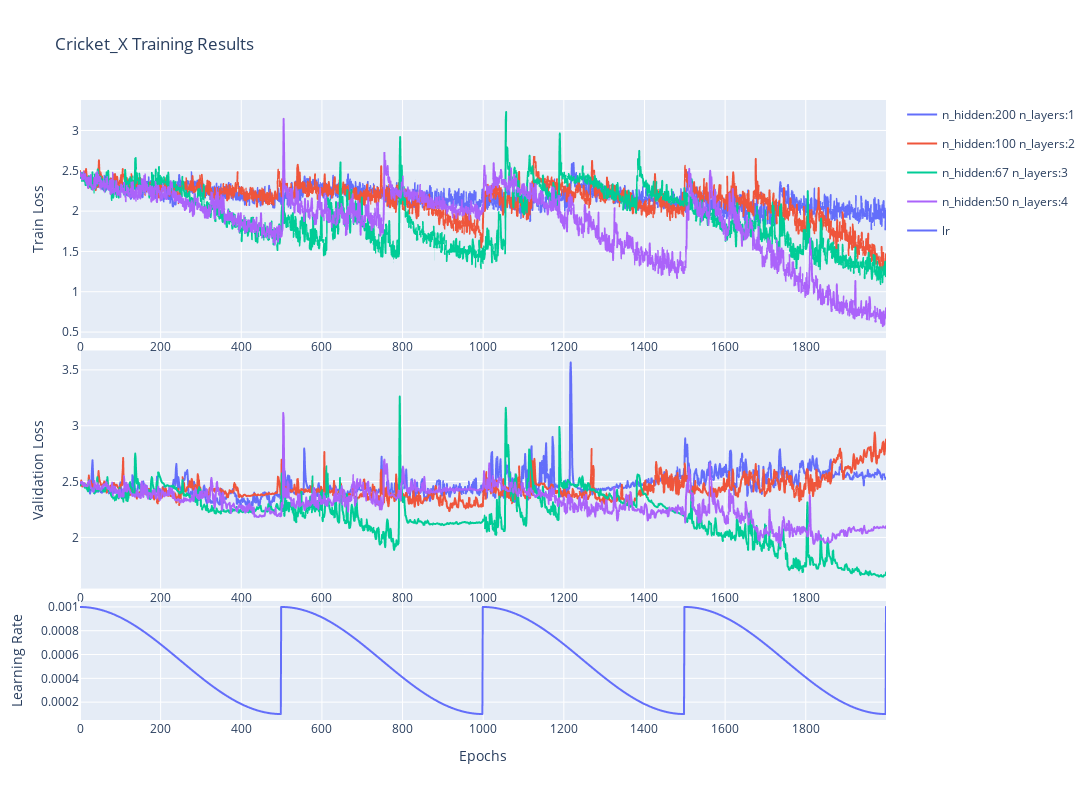

This figure's notebook cell:
### Code cell
# getting training data from log files
log_files = [
    "../pytorch/logs/LSTM_PosEnc 04_25_2024_14:27:22 Cricket_X.csv",
    "../pytorch/logs/LSTM_PosEnc 04_25_2024_14:39:50 Cricket_X.csv",
    "../pytorch/logs/LSTM_PosEnc 04_25_2024_14:52:34 Cricket_X.csv",
    "../pytorch/logs/LSTM_PosEnc 04_25_2024_15:01:17 Cricket_X.csv"
]

legend = ['n_hidden:200 n_layers:1', 'n_hidden:100 n_layers:2', 'n_hidden:67 n_layers:3', 'n_hidden:50 n_layers:4']


plot_loss(log_files, legend, "Cricket_X")

### Figure 1 — Plotly figure (JSON) as saved in the notebook; plotly's stock layout.template omitted (floating-point values rounded to 4 significant figures; data arrays with more than 128 entries replaced by an {"elided": "..."} marker saying what was removed)
{"data": [{"hovertemplate": "variable=n_hidden:200 n_layers:1<br>index=%{x}<br>value=%{y}<extra></extra>", "legendgroup": "n_hidden:200 n_layers:1", "line": {"color": "#636efa", "dash": "solid"}, "marker": {"symbol": "circle"}, "mode": "lines", "name": "n_hidden:200 n_layers:1", "showlegend": true, "type": "scattergl", "x": {"elided": "2000 int values"}, "xaxis": "x", "y": {"elided": "2000 float values"}, "yaxis": "y"}, {"hovertemplate": "variable=n_hidden:200 n_layers:1<br>index=%{x}<br>value=%{y}<extra></extra>", "legendgroup": "n_hidden:200 n_layers:1", "line": {"color": "#636efa", "dash": "solid"}, "marker": {"symbol": "circle"}, "mode": "lines", "name": "n_hidden:200 n_layers:1", "showlegend": false, "type": "scattergl", "x": {"elided": "2000 int values"}, "xaxis": "x2", "y": {"elided": "2000 float values"}, "yaxis": "y2"}, {"hovertemplate": "variable=n_hidden:100 n_layers:2<br>index=%{x}<br>value=%{y}<extra></extra>", "legendgroup": "n_hidden:100 n_layers:2", "line": {"color": "#EF553B", "dash": "solid"}, "marker": {"symbol": "circle"}, "mode": "lines", "name": "n_hidden:100 n_layers:2", "showlegend": true, "type": "scattergl", "x": {"elided": "2000 int values"}, "xaxis": "x", "y": {"elided": "2000 float values"}, "yaxis": "y"}, {"hovertemplate": "variable=n_hidden:100 n_layers:2<br>index=%{x}<br>value=%{y}<extra></extra>", "legendgroup": "n_hidden:100 n_layers:2", "line": {"color": "#EF553B", "dash": "solid"}, "marker": {"symbol": "circle"}, "mode": "lines", "name": "n_hidden:100 n_layers:2", "showlegend": false, "type": "scattergl", "x": {"elided": "2000 int values"}, "xaxis": "x2", "y": {"elided": "2000 float values"}, "yaxis": "y2"}, {"hovertemplate": "variable=n_hidden:67 n_layers:3<br>index=%{x}<br>value=%{y}<extra></extra>", "legendgroup": "n_hidden:67 n_layers:3", "line": {"color": "#00cc96", "dash": "solid"}, "marker": {"symbol": "circle"}, "mode": "lines", "name": "n_hidden:67 n_layers:3", "showlegend": true, "type": "scattergl", "x": {"elided": "2000 int values"}, "xaxis": "x", "y": {"elided": "2000 float values"}, "yaxis": "y"}, {"hovertemplate": "variable=n_hidden:67 n_layers:3<br>index=%{x}<br>value=%{y}<extra></extra>", "legendgroup": "n_hidden:67 n_layers:3", "line": {"color": "#00cc96", "dash": "solid"}, "marker": {"symbol": "circle"}, "mode": "lines", "name": "n_hidden:67 n_layers:3", "showlegend": false, "type": "scattergl", "x": {"elided": "2000 int values"}, "xaxis": "x2", "y": {"elided": "2000 float values"}, "yaxis": "y2"}, {"hovertemplate": "variable=n_hidden:50 n_layers:4<br>index=%{x}<br>value=%{y}<extra></extra>", "legendgroup": "n_hidden:50 n_layers:4", "line": {"color": "#ab63fa", "dash": "solid"}, "marker": {"symbol": "circle"}, "mode": "lines", "name": "n_hidden:50 n_layers:4", "showlegend": true, "type": "scattergl", "x": {"elided": "2000 int values"}, "xaxis": "x", "y": {"elided": "2000 float values"}, "yaxis": "y"}, {"hovertemplate": "variable=n_hidden:50 n_layers:4<br>index=%{x}<br>value=%{y}<extra></extra>", "legendgroup": "n_hidden:50 n_layers:4", "line": {"color": "#ab63fa", "dash": "solid"}, "marker": {"symbol": "circle"}, "mode": "lines", "name": "n_hidden:50 n_layers:4", "showlegend": false, "type": "scattergl", "x": {"elided": "2000 int values"}, "xaxis": "x2", "y": {"elided": "2000 float values"}, "yaxis": "y2"}, {"hovertemplate": "variable=lr<br>index=%{x}<br>value=%{y}<extra></extra>", "legendgroup": "lr", "line": {"color": "#636efa", "dash": "solid"}, "marker": {"symbol": "circle"}, "mode": "lines", "name": "lr", "showlegend": true, "type": "scattergl", "x": {"elided": "2000 int values"}, "xaxis": "x3", "y": {"elided": "2000 float values"}, "yaxis": "y3"}], "layout": {"height": 800, "title": {"text": "Cricket_X Training Results"}, "width": 1500, "xaxis": {"anchor": "y", "domain": [0, 1]}, "xaxis2": {"anchor": "y2", "domain": [0, 1]}, "xaxis3": {"anchor": "y3", "domain": [0, 1], "title": {"text": "Epochs"}}, "yaxis": {"anchor": "x", "domain": [0.616, 1], "title": {"text": "Train Loss"}}, "yaxis2": {"anchor": "x2", "domain": [0.212, 0.596], "title": {"text": "Validation Loss"}}, "yaxis3": {"anchor": "x3", "domain": [0, 0.192], "title": {"text": "Learning Rate"}}}}
